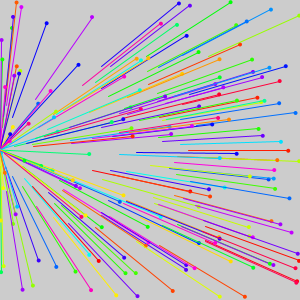
Frame 1 (no input)
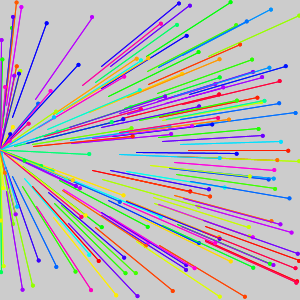
Frame 2 (the mouse pressed at the canvas centre, redrawn once)

The Processing sketch that drew these frames (run headless with seeded random() and noise(); the mouse was pressed at the canvas centre and the sketch redrawn once):

// Processing sketch: Photons
// ── Photons.pde
int seed = 15;
double cos_pi_over_6 = 0.86602540378;
double cos_pi_over_3 = 0.5;
double angle = cos_pi_over_3;


void setup()
{
  // 200 base height for beam.
  // 1080 for entire screen.
  size(300, 300);
}

void draw()
{
  int light_density = 1920*200/1000;
  
  light_density *= .33 * .25;
  
  for(int i = 0; i < 5; i++)
  {    
    export_background(seed + i, light_density, "level0_" + i + ".png");
    export_foreground(seed + i, light_density, "level1_" + i + ".png");
  }
}

void export_foreground(int seed, int light_density, String name)
{  
  PGraphics g = createGraphics(width, height);
  
  g.beginDraw();
  
  // White.
  //g.background(0xffffffff);
  
  // White.
  color from = 0xffffffff;
  color to   = 0xFF3D87FF;
  color black = 0xff000000;  
  
  g.fill(0xFF3D87FF);
  g.stroke(0,0,0);
  
  randomSeed(seed);
  
  for(int i = 0; i < light_density; i++)
    drawPhoton(g, 0);
 
     
  g.endDraw();
  g.save(name);
  
  g.line(0, 0, width, height);
  
  // Draw the image to the screen.
  image(g, 0, 0);
  
  noLoop();  
}

void export_background(int seed, int light_density, String name)
{
  PGraphics g = createGraphics(width, height);
  
  g.beginDraw();
  
  // White.
  //g.background(0xffffffff);
  
  // White.
  color from = 0xffffffff;
  color to   = 0xFF3D87FF;
  color black = 0xff000000;  
  
  g.fill(0xFF3D87FF);
  g.stroke(0,0,0);
  
  randomSeed(seed);
  
  // Standard beam of light density: width*height/1000
  
  for(int i = 0; i < light_density; i++)
    drawPhoton(g, 1);
 
     
  g.endDraw();
  g.save(name);
  
  g.line(0, 0, width, height);
  
  // Draw the image to the screen.
  image(g, 0, 0);
  
  noLoop();
}

void drawPhoton(PGraphics g, int level)
{
  
  /*
  float cx = -100;
  float cy = height/2;
  */
  
  float cx = 0;
  float cy = height/2;

  float px = random(width);
  float py = random(height);
  
  float hue = random(1);
    
  float diameter = 4;
  g.noStroke();
    
  g.ellipseMode(CENTER);  // Set ellipseMode to CENTER
  g.colorMode(HSB, 1);
  g.fill(hue, 100, 100);  // Set fill to gray
  
  // Particles in the foreground.
  if(level == 0)
    g.ellipse(px, py, diameter, diameter);  // Draw gray ellipse using CENTER mode.
  
  // normalized velocity direction.
  
  float dx = px - cx;
  float dy = py - cy;
  
  float distance = dist(cx, cy, px, py);
  
  dx /= distance;
  dy /= distance;
  
  dx *= 100;
  dy *= 100;
  

  /*
  float dx = 100;
  float dy = 0;
  */

  // Motion lines in the background.
  if(level == 1)
    g.stroke(hue, 50, 100);
    g.strokeWeight(1);
    g.line(px, py, px - dx, py - dy);
} //<>//
